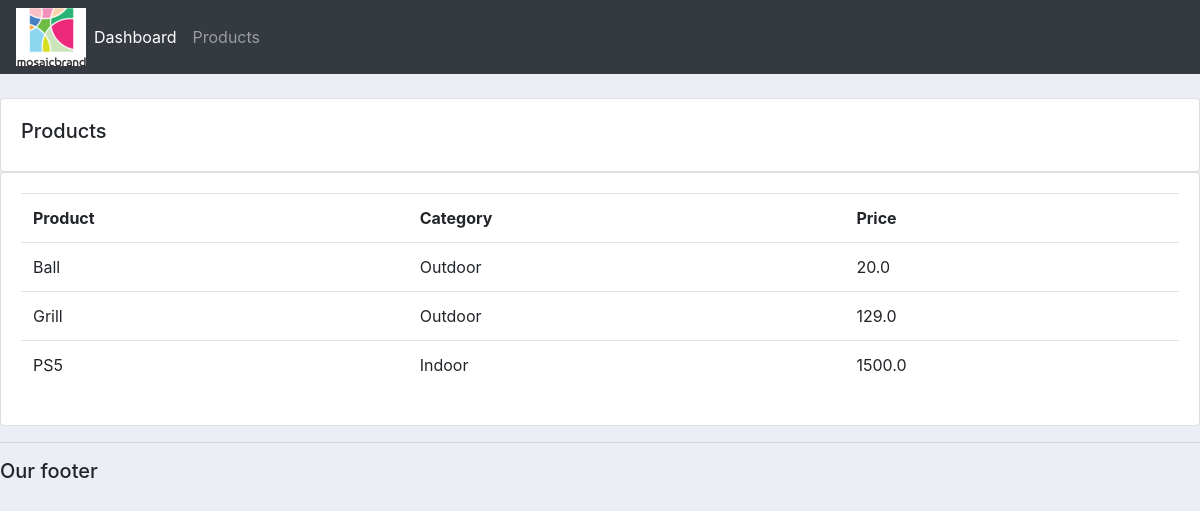
Screenshot of /products/ with the database file from the repository.
### accounts/models.py (models this page shows, shortened)
class Product(models.Model):
    CATEGORY = (
        ('Indoor', 'Indoor'),
        ('Outdoor', 'Outdoor'),
    )
    name = models.CharField(max_length=200, null=True)
    price = models.FloatField(null=True)
    category = models.CharField(max_length=200, null=True, choices=CATEGORY)
    description = models.CharField(max_length=200, null=True,blank=True)
    tag = models.ManyToManyField(tag)
    created_at = models.DateTimeField(auto_now_add=True)
    updated_at = models.DateTimeField(auto_now=True)

### accounts/views.py (the view)
# urls.py: path('products/', views.products, name='products'),
def products(request):
    products = Product.objects.all()
    context = {'products': products}
    return render(request,"accounts/products.html",context)

### accounts/templates/accounts/products.html
{% extends 'accounts/Main.html' %}
{% block content %}
<br>
<div class="row">
   <div class="col-md">
      <div class="card card-body">
         <h5>Products</h5>
      </div>
      <div class="card card-body">
         <table class="table">
            <tr>
               <th>Product</th>
               <th>Category</th>
               <th>Price</th>
               {% for product in products %}
               <tr>
                  <td>{{ product.name }}</td>
                  <td>{{ product.category }}</td>
                  <td>{{ product.price }}</td>
               </tr>
               {% endfor %}
            </tr>
         </table>
      </div>
   </div>
</div>
{% endblock %}

### static/css/Main.css (style rules this page uses)
body { background-color: #ebeff5; }

### rows the page displays
Product: name "Ball", category "Outdoor", price "20.0"
Product: name "Grill", category "Outdoor", price "129.0"
Product: name "PS5", category "Indoor", price "1500.0"
